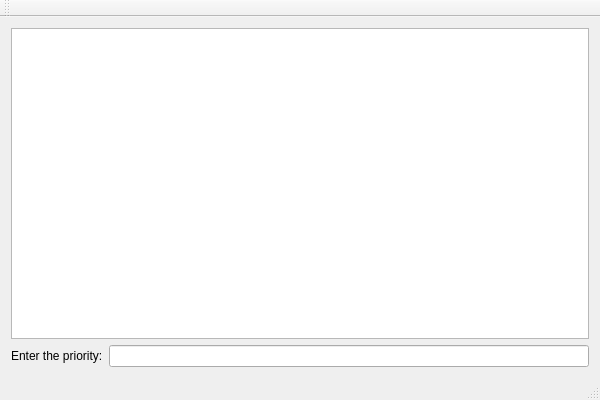
<?xml version="1.0" encoding="UTF-8"?>
<ui version="4.0">
 <class>GuiClass</class>
 <widget class="QMainWindow" name="GuiClass">
  <property name="geometry">
   <rect>
    <x>0</x>
    <y>0</y>
    <width>600</width>
    <height>400</height>
   </rect>
  </property>
  <property name="windowTitle">
   <string>Gui</string>
  </property>
  <widget class="QWidget" name="centralWidget">
   <layout class="QVBoxLayout" name="verticalLayout_2">
    <item>
     <layout class="QVBoxLayout" name="verticalLayout">
      <item>
       <widget class="QListWidget" name="listWidget"/>
      </item>
      <item>
       <layout class="QHBoxLayout" name="horizontalLayout">
        <item>
         <widget class="QLabel" name="label">
          <property name="text">
           <string>Enter the priority:</string>
          </property>
         </widget>
        </item>
        <item>
         <widget class="QLineEdit" name="lineEdit"/>
        </item>
       </layout>
      </item>
     </layout>
    </item>
   </layout>
  </widget>
  <widget class="QMenuBar" name="menuBar">
   <property name="geometry">
    <rect>
     <x>0</x>
     <y>0</y>
     <width>600</width>
     <height>22</height>
    </rect>
   </property>
  </widget>
  <widget class="QToolBar" name="mainToolBar">
   <attribute name="toolBarArea">
    <enum>TopToolBarArea</enum>
   </attribute>
   <attribute name="toolBarBreak">
    <bool>false</bool>
   </attribute>
  </widget>
  <widget class="QStatusBar" name="statusBar"/>
 </widget>
 <layoutdefault spacing="6" margin="11"/>
 <resources>
  <include location="Gui.qrc"/>
 </resources>
 <connections/>
</ui>
